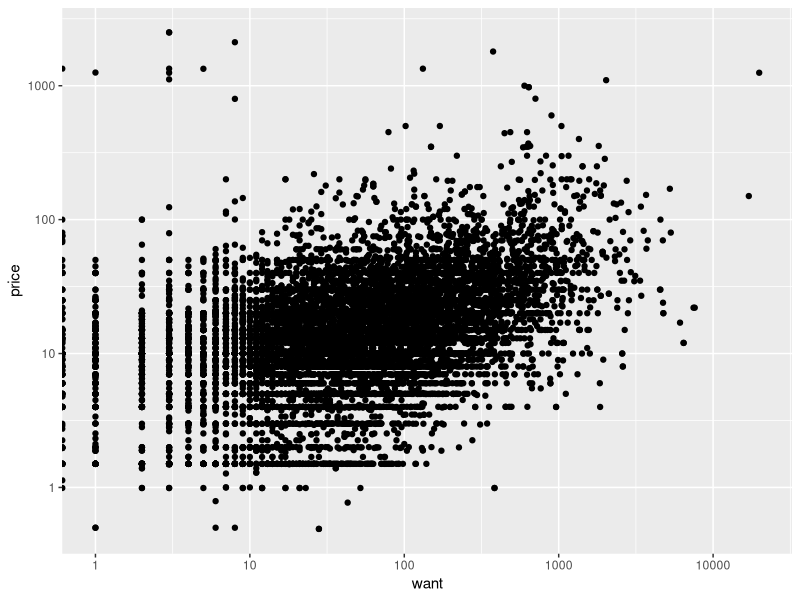

The R source for this figure:
## ---- chunk 1
library(tidyverse)
## ---- chunk 2
vinyl_data <- read.csv("../data/discogs_vinyl_data_clean_new.csv")
## ---- chunk 3
ggplot(vinyl_data, aes(x = want, y = price)) +
  geom_point() +
  scale_x_log10() +
  scale_y_log10()

## ---- chunk 4
vinyl_data |> summarise(cor(want, price))
## ---- chunk 5
cor.test(vinyl_data$popularity, vinyl_data$price)
